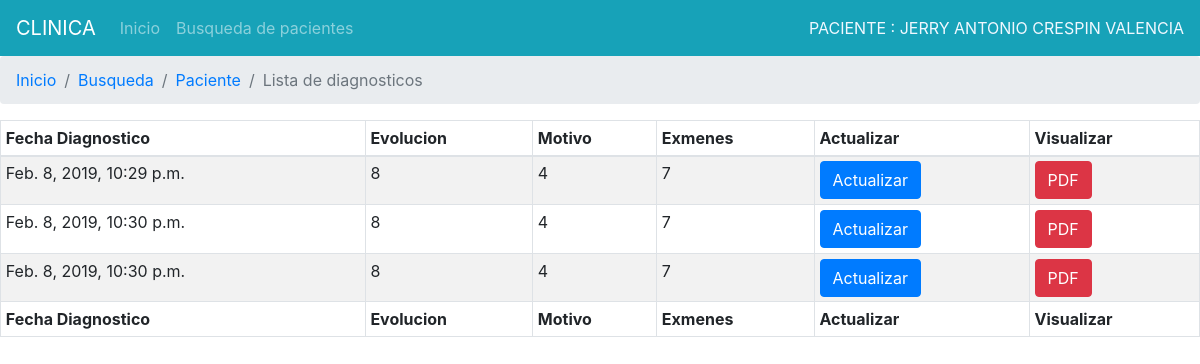
/registros/paciente/listar_diagnostico/2, run on an earlier commit of the app's database.
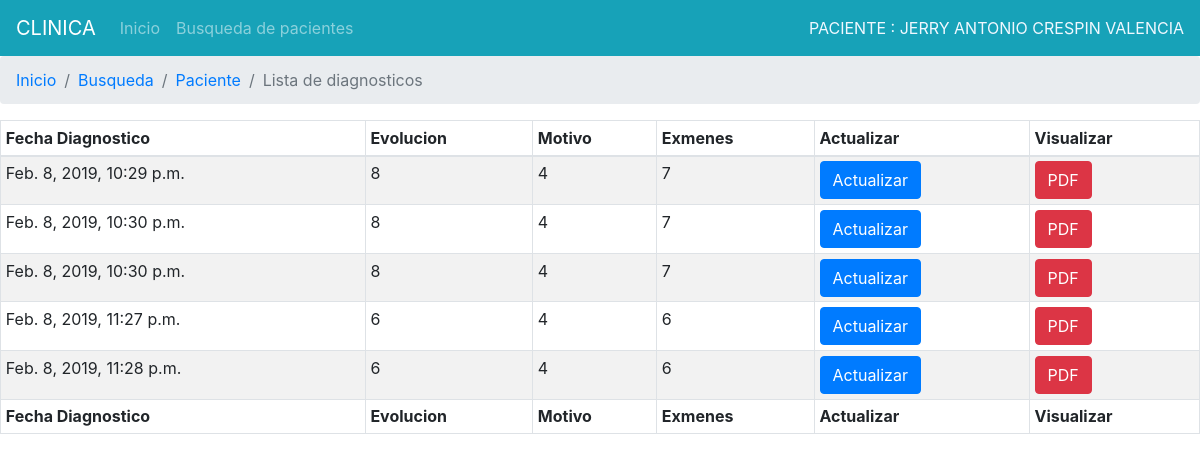
And on a later commit of the database.
### Registros/models.py (models this page shows)
class Diagnostico(models.Model):
	paciente = models.ForeignKey(Paciente, on_delete=models.CASCADE,verbose_name='PACIENTE')
	precion_arterial=models.CharField(max_length=30,verbose_name='PRESION ARTERIAL')
	temperatura=models.DecimalField(max_digits=10, decimal_places=2,verbose_name='TEMPERATURA(°C)')
	peso=models.DecimalField(max_digits=10, decimal_places=2,verbose_name='PESO(KG)')
	evolucion=models.CharField(max_length=300,verbose_name='EVOLUCION')
	pulso=models.CharField(max_length=20,verbose_name='PULSO')
	saturacion_oxigeno=models.CharField(max_length=20,verbose_name='SATURACION DE OXIGENO')
	talla=models.DecimalField(max_digits=10, decimal_places=2,verbose_name='ESTATURA')
	idx=models.CharField(max_length=100,verbose_name='IDX')
	exmenes=models.CharField(max_length=200,verbose_name='EXAMENES')
	motivo=models.CharField(max_length=300,verbose_name='MOTIVO')
	fechaDiagnostico=models.DateTimeField(auto_now_add=True,verbose_name='FECHA DE DIAGNOSTICO')
	fech_actualizado=models.DateTimeField(auto_now=True,verbose_name='FECHA DE ACTUALIZACION')
	encargado = models.CharField(max_length=30,verbose_name='ENCARGADO')

### Registros/views.py (the view)
# urls.py: path('paciente/listar_diagnostico/<pk>', views.ListDiagnostico.as_view(),name='lista_diagnostico'),
class ListDiagnostico(DetailView):
    model = Paciente
    template_name='registros/diagnostico_list.html'

### Registros/templates/registros/diagnostico_list.html (shortened to what this page needs)
{%extends "registros/base_listar.html"%}
{% block tipoeco %}
<li class="breadcrumb-item active" aria-current="page">Lista de diagnosticos</li>
{% endblock %}
{%block content%}
<table id="dtDynamicVerticalScrollExample" class="table table-striped table-bordered table-sm" cellspacing="0" width="100%">
		<thead>
		  <tr>
			<th class="th-sm">Fecha Diagnostico
			</th>
			<th class="th-sm">Evolucion
			</th>
			<th class="th-sm">Motivo
			</th>
			<th class="th-sm">Exmenes
			</th>
			<th class="th-sm">Actualizar
			</th>
			<th class="th-sm">Visualizar
				</th>
		  </tr>
		</thead>
		<tbody>
			{% for diagnosticos in paciente.diagnostico_set.all %}
			<tr>
				<td>{{diagnosticos.fechaDiagnostico}}</td>
				<td>{{diagnosticos.motivo}}</td>
				<td>{{diagnosticos.evolucion}}</td>
				<td>{{diagnosticos.exmenes}}</td>
				<td><a class="btn btn-primary" href="#">Actualizar</a></td>
				<td><a class="btn btn-danger" href="#">PDF</a></td>
			</tr>
			{%endfor%}
		</tbody>
		<tfoot>
			<tr>
				<th>Fecha Diagnostico</th>
				<th>Evolucion</th>
				<th>Motivo</th>
				<th>Exmenes</th>
				<th>Actualizar</th>
				<th>Visualizar</th>
			</tr>
		</tfoot>
	  </table>
{%endblock%}

What changed in the data, as far as the page shows it:
added Diagnostico: fechaDiagnostico "Feb. 8, 2019, 11:27 p.m.", motivo "6", evolucion "4", exmenes "6"
added Diagnostico: fechaDiagnostico "Feb. 8, 2019, 11:28 p.m.", motivo "6", evolucion "4", exmenes "6"
